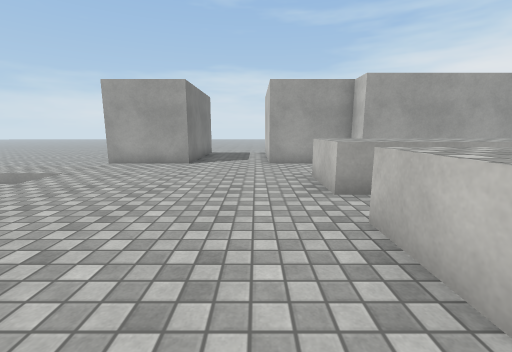
[1] (above)

12 first-person views from a walk through a Unity game level. The camera is 1.2 m above the floor, tilts 10° down and sees 90° across. The floor is counted in squares, 1 m on a side. Each view is taken from the middle of a square. On the plan, view 1 faces up. The plan holds only what a view shows up to about 12 squares ahead; the rest is blank. The place goes on beyond the plan. The player character is not drawn. Surface patterns are stand-ins for the level's own textures.

[2]
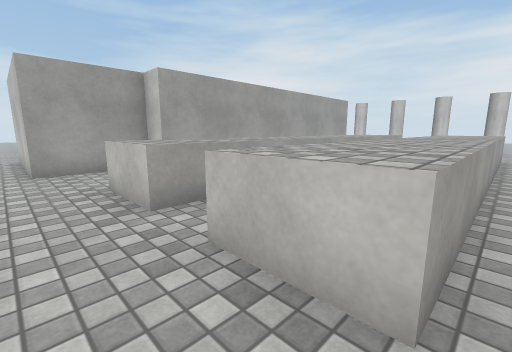

[3]
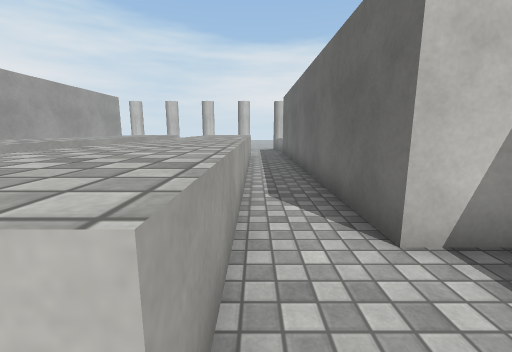

[4]
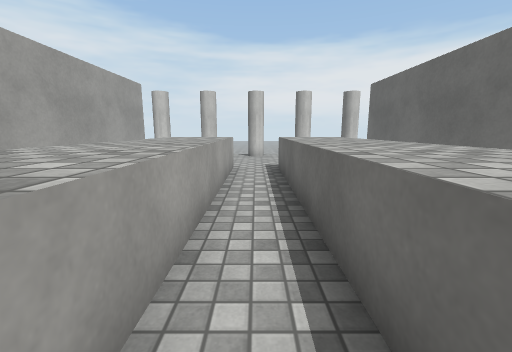

[5]
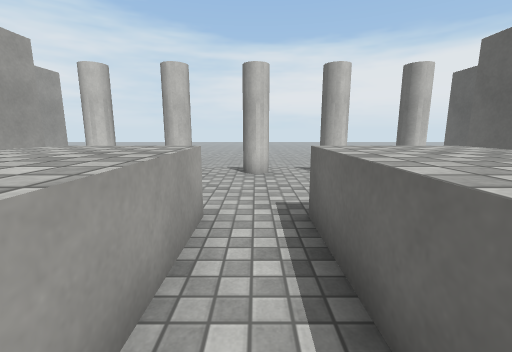

[6]
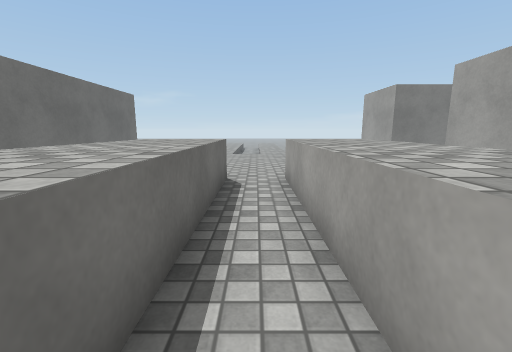

[7]
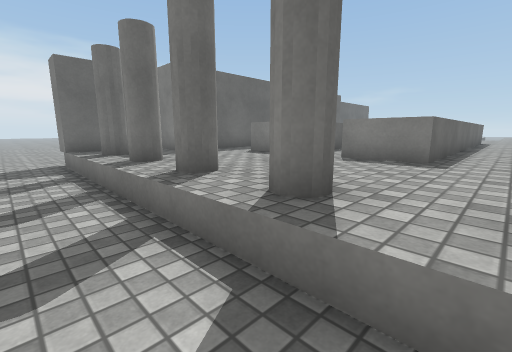

[8]
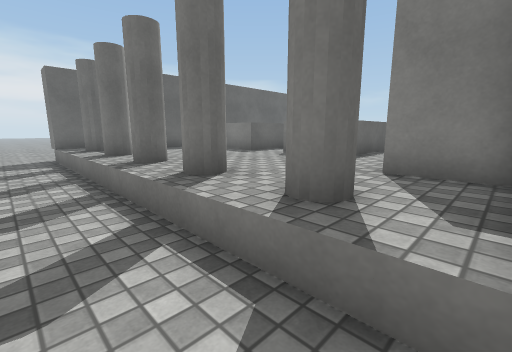

[9]
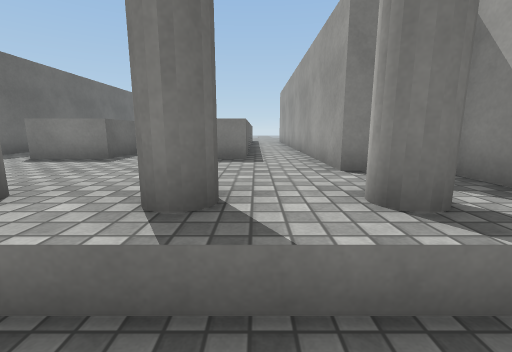

[10]
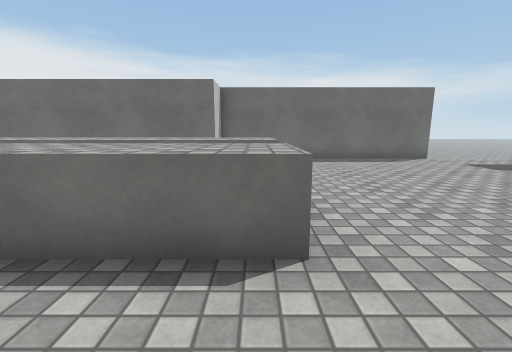

[11]
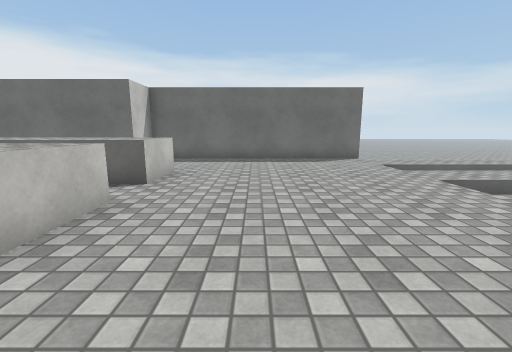

[12]
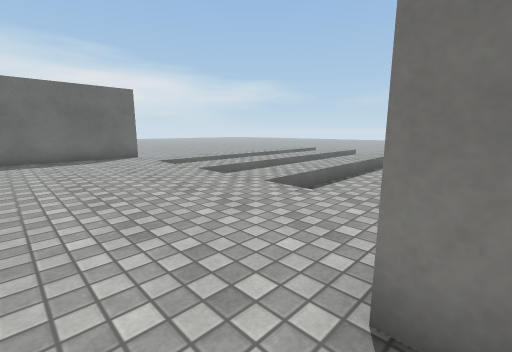

### Floor plan
Key: @ floor where view 1 was taken; # wall or solid block; . main floor; - floor 0.5 m lower than the main floor; ^ raised ledge; C column.
Columns run from 5 left of view 1 to 20 right of it. Each row starts with its distance up from view 1.
 14      .#
 13      .#
 12   #...#
 11   #...#
 10 ###...####          ####--
  9 .........############.CC--
  8 .......................C--
  7 .......^^^^^^^^^^^^....C--
  6 .......^^^^^^^^^^^^...CC--
  5 .......^^^^^^^^^^^^.....--
  4 ......................CC--
  3 .......^^^^^^^^^^^^.....--
  2 .......^^^^^^^^^^^^...CC--
  1 .......^^^^^^^^^^^^.....--
  0 .....@................CC--
 -1 .........############..C--
 -2 ##########          ####--
 -3                        #--
 -4                        ---
 -5                        ---
 -6                        ---
 -7                        ---
 -8                         --

Where each view was taken, in squares from view 1:
view 1: 0 up, 0 right, facing up
view 2: 1 up, 0 right, facing up-right
view 3: 1 up, 1 right, facing right
view 4: 4 up, 5 right, facing right
view 5: 4 up, 10 right, facing right
view 6: 4 up, 8 right, facing left
view 7: 8 up, 20 right, facing down-left
view 8: 10 up, 20 right, facing down-left
view 9: 7 up, 20 right, facing left
view 10: 9 up, 2 right, facing down
view 11: 9 up, 1 left, facing down
view 12: 10 up, 1 left, facing down-left
